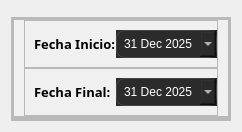
      <widget class="QWidget" name="Reporte_Asistencia">
       <layout class="QVBoxLayout" name="verticalLayout" stretch="3,10">
        <item>
         <widget class="QFrame" name="fr_encabezado">
          <property name="frameShape">
           <enum>QFrame::StyledPanel</enum>
          </property>
          <property name="frameShadow">
           <enum>QFrame::Raised</enum>
          </property>
          <widget class="QLabel" name="label">
           <property name="geometry">
            <rect>
             <x>420</x>
             <y>40</y>
             <width>381</width>
             <height>31</height>
            </rect>
           </property>
           <property name="font">
            <font>
             <family>Poppins</family>
             <pointsize>22</pointsize>
             <bold>true</bold>
            </font>
           </property>
           <property name="text">
            <string>REPORTE DE ASISTENCIA</string>
           </property>
          </widget>
          <widget class="QLabel" name="label_7">
           <property name="geometry">
            <rect>
             <x>30</x>
             <y>10</y>
             <width>161</width>
             <height>81</height>
            </rect>
           </property>
           <property name="text">
            <string/>
           </property>
           <property name="pixmap">
            <pixmap>../assets/logo-levapan.png</pixmap>
           </property>
           <property name="scaledContents">
            <bool>true</bool>
           </property>
          </widget>
         </widget>
        </item>
        <item>
         <widget class="QFrame" name="fr_parametros">
          <property name="styleSheet">
           <string notr="true">
background-color: rgb(240, 240, 240);
</string>
          </property>
          <property name="frameShape">
           <enum>QFrame::StyledPanel</enum>
          </property>
          <property name="frameShadow">
           <enum>QFrame::Raised</enum>
          </property>
          <layout class="QVBoxLayout" name="verticalLayout_2">
           <property name="spacing">
            <number>0</number>
           </property>
           <property name="leftMargin">
            <number>0</number>
           </property>
           <property name="topMargin">
            <number>0</number>
           </property>
           <property name="rightMargin">
            <number>0</number>
           </property>
           <property name="bottomMargin">
            <number>0</number>
           </property>
           <item>
            <widget class="QFrame" name="frame">
             <property name="frameShape">
              <enum>QFrame::StyledPanel</enum>
             </property>
             <property name="frameShadow">
              <enum>QFrame::Raised</enum>
             </property>
             <layout class="QHBoxLayout" name="horizontalLayout_2" stretch="1,2">
              <property name="spacing">
               <number>0</number>
              </property>
              <property name="leftMargin">
               <number>0</number>
              </property>
              <property name="topMargin">
               <number>0</number>
              </property>
              <property name="rightMargin">
               <number>0</number>
              </property>
              <property name="bottomMargin">
               <number>0</number>
              </property>
              <item>
               <widget class="QFrame" name="frame_4">
                <property name="frameShape">
                 <enum>QFrame::StyledPanel</enum>
                </property>
                <property name="frameShadow">
                 <enum>QFrame::Raised</enum>
                </property>
                <layout class="QVBoxLayout" name="verticalLayout_3">
                 <property name="spacing">
                  <number>0</number>
                 </property>
                 <property name="leftMargin">
                  <number>10</number>
                 </property>
                 <property name="topMargin">
                  <number>0</number>
                 </property>
                 <property name="rightMargin">
                  <number>10</number>
                 </property>
                 <property name="bottomMargin">
                  <number>0</number>
                 </property>
                 <item>
                  <widget class="QFrame" name="frame_9">
                   <property name="frameShape">
                    <enum>QFrame::StyledPanel</enum>
                   </property>
                   <property name="frameShadow">
                    <enum>QFrame::Raised</enum>
                   </property>
                   <layout class="QHBoxLayout" name="horizontalLayout_4">
                    <property name="spacing">
                     <number>0</number>
                    </property>
                    <property name="topMargin">
                     <number>9</number>
                    </property>
                    <property name="rightMargin">
                     <number>0</number>
                    </property>
                    <item>
                     <widget class="QLabel" name="label_3">
                      <property name="font">
                       <font>
                        <family>Poppins</family>
                        <pointsize>10</pointsize>
                        <bold>true</bold>
                       </font>
                      </property>
                      <property name="text">
                       <string>Fecha Inicio:</string>
                      </property>
                     </widget>
                    </item>
                    <item>
                     <widget class="QDateEdit" name="dt_comienzo">
                      <property name="autoFillBackground">
                       <bool>true</bool>
                      </property>
                      <property name="styleSheet">
                       <string notr="true">QDateEdit {
    background-color: #2b2b2b;
    color: white;
    border: 1px solid #444;
    border-radius: 8px;
    padding: 5px;
}


/* Mes y año */
QCalendarWidget QToolButton {
    color: black;
    background-color: white;
    font-size: 12px;
    font-weight: bold;
    border: none;
}


/* Días */
QCalendarWidget QSpinBox {
    color: black;
    background: white;
    selection-background-color: #2ecc71;
    selection-color: white;
}
/* Selección */
QCalendarWidget QAbstractItemView:enabled {
    color: black;
    background-color: white;
    selection-background-color: #2ecc71;
    selection-color: white;
}
</string>
                      </property>
                      <property name="correctionMode">
                       <enum>QAbstractSpinBox::CorrectToPreviousValue</enum>
                      </property>
                      <property name="calendarPopup">
                       <bool>true</bool>
                      </property>
                      <property name="timeSpec">
                       <enum>Qt::LocalTime</enum>
                      </property>
                      <property name="date">
                       <date>
                        <year>2025</year>
                        <month>12</month>
                        <day>31</day>
                       </date>
                      </property>
                     </widget>
                    </item>
                   </layout>
                  </widget>
                 </item>
                 <item>
                  <widget class="QFrame" name="frame_8">
                   <property name="frameShape">
                    <enum>QFrame::StyledPanel</enum>
                   </property>
                   <property name="frameShadow">
                    <enum>QFrame::Raised</enum>
                   </property>
                   <layout class="QHBoxLayout" name="horizontalLayout_5">
                    <property name="spacing">
                     <number>0</number>
                    </property>
                    <property name="rightMargin">
                     <number>0</number>
                    </property>
                    <item>
                     <widget class="QLabel" name="label_2">
                      <property name="font">
                       <font>
                        <family>Poppins</family>
                        <pointsize>10</pointsize>
                        <bold>true</bold>
                       </font>
                      </property>
                      <property name="text">
                       <string>Fecha Final:</string>
                      </property>
                     </widget>
                    </item>
                    <item>
                     <widget class="QDateEdit" name="dt_final">
                      <property name="autoFillBackground">
                       <bool>true</bool>
                      </property>
                      <property name="styleSheet">
                       <string notr="true">QDateEdit {
    background-color: #2b2b2b;
    color: white;
    border: 1px solid #444;
    border-radius: 8px;
    padding: 5px;
}


/* Mes y año */
QCalendarWidget QToolButton {
    color: black;
    background-color: white;
    font-size: 12px;
    font-weight: bold;
    border: none;
}


/* Días */
QCalendarWidget QSpinBox {
    color: black;
    background: white;
    selection-background-color: #2ecc71;
    selection-color: white;
}
/* Selección */
QCalendarWidget QAbstractItemView:enabled {
    color: black;
    background-color: white;
    selection-background-color: #2ecc71;
    selection-color: white;
}
</string>
                      </property>
                      <property name="correctionMode">
                       <enum>QAbstractSpinBox::CorrectToPreviousValue</enum>
                      </property>
                      <property name="calendarPopup">
                       <bool>true</bool>
                      </property>
                      <property name="timeSpec">
                       <enum>Qt::LocalTime</enum>
                      </property>
                      <property name="date">
                       <date>
                        <year>2025</year>
                        <month>12</month>
                        <day>31</day>
                       </date>
                      </property>
                     </widget>
                    </item>
                   </layout>
                  </widget>
                 </item>
                </layout>
               </widget>
              </item>
              <item>
               <widget class="QFrame" name="frame_5">
                <property name="frameShape">
                 <enum>QFrame::StyledPanel</enum>
                </property>
                <property name="frameShadow">
                 <enum>QFrame::Raised</enum>
                </property>
                <widget class="QLabel" name="label_4">
                 <property name="geometry">
                  <rect>
                   <x>30</x>
                   <y>10</y>
                   <width>161</width>
                   <height>31</height>
                  </rect>
                 </property>
                 <property name="font">
                  <font>
                   <family>Poppins</family>
                   <pointsize>12</pointsize>
                   <bold>true</bold>
                  </font>
                 </property>
                 <property name="text">
                  <string>Ubicación Archivo:</string>
                 </property>
                </widget>
                <widget class="QLineEdit" name="buscar_archivo">
                 <property name="enabled">
                  <bool>false</bool>
                 </property>
                 <property name="geometry">
                  <rect>
                   <x>70</x>
                   <y>50</y>
                   <width>351</width>
                   <height>31</height>
                  </rect>
                 </property>
                 <property name="styleSheet">
                  <string notr="true">QLineEdit{
border: None;
background-color:white;
border-bottom: 2px solid blue;
}</string>
                 </property>
                </widget>
                <widget class="QPushButton" name="btn_buscar">
                 <property name="geometry">
                  <rect>
                   <x>450</x>
                   <y>40</y>
                   <width>51</width>
                   <height>41</height>
                  </rect>
                 </property>
                 <property name="styleSheet">
                  <string notr="true">QPushButton {
    color: white;
    border: none;
    background-color: transparent;
    border-radius: 5px;
}

QPushButton:hover {
    background-color: rgba(255, 255, 255, 255);
}

QPushButton:pressed {
    background-color: rgba(255, 255, 255, 255);
}</string>
                 </property>
                 <property name="text">
                  <string/>
                 </property>
                 <property name="icon">
                  <iconset>
                   <normaloff>../assets/carpeta.png</normaloff>../assets/carpeta.png</iconset>
                 </property>
                 <property name="iconSize">
                  <size>
                   <width>24</width>
                   <height>24</height>
                  </size>
                 </property>
                </widget>
               </widget>
              </item>
             </layout>
            </widget>
           </item>
           <item>
            <widget class="QFrame" name="frame_2">
             <property name="frameShape">
              <enum>QFrame::StyledPanel</enum>
             </property>
             <property name="frameShadow">
              <enum>QFrame::Raised</enum>
             </property>
             <layout class="QHBoxLayout" name="horizontalLayout_3" stretch="2,1">
              <property name="spacing">
               <number>0</number>
              </property>
              <property name="leftMargin">
               <number>0</number>
              </property>
              <property name="topMargin">
               <number>0</number>
              </property>
              <property name="rightMargin">
               <number>0</number>
              </property>
              <property name="bottomMargin">
               <number>0</number>
              </property>
              <item>
               <widget class="QFrame" name="frame_6">
                <property name="frameShape">
                 <enum>QFrame::StyledPanel</enum>
                </property>
                <property name="frameShadow">
                 <enum>QFrame::Raised</enum>
                </property>
                <widget class="QLabel" name="label_5">
                 <property name="geometry">
                  <rect>
                   <x>40</x>
                   <y>20</y>
                   <width>141</width>
                   <height>31</height>
                  </rect>
                 </property>
                 <property name="font">
                  <font>
                   <family>Poppins</family>
                   <pointsize>12</pointsize>
                   <bold>true</bold>
                  </font>
                 </property>
                 <property name="text">
                  <string>Guardar Archivo:</string>
                 </property>
                </widget>
                <widget class="QLineEdit" name="guardar_archivo">
                 <property name="enabled">
                  <bool>false</bool>
                 </property>
                 <property name="geometry">
                  <rect>
                   <x>90</x>
                   <y>60</y>
                   <width>351</width>
                   <height>31</height>
                  </rect>
                 </property>
                 <property name="styleSheet">
                  <string notr="true">QLineEdit{
border: None;
background-color:white;
border-bottom: 2px solid blue;
}</string>
                 </property>
                </widget>
                <widget class="QPushButton" name="btn_guardar">
                 <property name="geometry">
                  <rect>
                   <x>470</x>
                   <y>50</y>
                   <width>51</width>
                   <height>41</height>
                  </rect>
                 </property>
                 <property name="styleSheet">
                  <string notr="true">QPushButton {
    color: white;
    border: none;
    background-color: transparent;
    border-radius: 5px;
}

QPushButton:hover {
    background-color: rgba(255, 255, 255, 255);
}

QPushButton:pressed {
    background-color: rgba(255, 255, 255, 255);
}</string>
                 </property>
                 <property name="text">
                  <string/>
                 </property>
                 <property name="icon">
                  <iconset>
                   <normaloff>../assets/carpeta.png</normaloff>../assets/carpeta.png</iconset>
                 </property>
                 <property name="iconSize">
                  <size>
                   <width>24</width>
                   <height>24</height>
                  </size>
                 </property>
                </widget>
               </widget>
              </item>
              <item>
               <widget class="QFrame" name="frame_7">
                <property name="frameShape">
                 <enum>QFrame::StyledPanel</enum>
                </property>
                <property name="frameShadow">
                 <enum>QFrame::Raised</enum>
                </property>
                <widget class="QLabel" name="label_6">
                 <property name="geometry">
                  <rect>
                   <x>40</x>
                   <y>20</y>
                   <width>71</width>
                   <height>31</height>
                  </rect>
                 </property>
                 <property name="font">
                  <font>
                   <family>Poppins</family>
                   <pointsize>12</pointsize>
                   <bold>true</bold>
                  </font>
                 </property>
                 <property name="text">
                  <string>Nombre:</string>
                 </property>
                </widget>
                <widget class="QLineEdit" name="nombre_archivo">
                 <property name="enabled">
                  <bool>true</bool>
                 </property>
                 <property name="geometry">
                  <rect>
                   <x>60</x>
                   <y>60</y>
                   <width>181</width>
                   <height>31</height>
                  </rect>
                 </property>
                 <property name="styleSheet">
                  <string notr="true">QLineEdit{
border: None;
background-color:white;
border-bottom: 2px solid blue;
}</string>
                 </property>
                </widget>
               </widget>
              </item>
             </layout>
            </widget>
           </item>
           <item>
            <widget class="QFrame" name="frame_3">
             <property name="frameShape">
              <enum>QFrame::StyledPanel</enum>
             </property>
             <property name="frameShadow">
              <enum>QFrame::Raised</enum>
             </property>
             <widget class="QPushButton" name="btn_crear">
              <property name="geometry">
               <rect>
                <x>230</x>
                <y>30</y>
                <width>131</width>
                <height>51</height>
               </rect>
              </property>
              <property name="styleSheet">
               <string notr="true">QPushButton {
    background-color: #2ecc71;
    color: white;
    border: none;
    border-radius: 10px;
    padding: 10px;
    font-weight: 600;
}

QPushButtonr:hover {
    background-color: #28b463;
}

QPushButton:pressed {
    background-color: #239b56;
}</string>
              </property>
              <property name="text">
               <string>CREAR</string>
              </property>
             </widget>
             <widget class="QPushButton" name="btn_limpiar">
              <property name="geometry">
               <rect>
                <x>450</x>
                <y>30</y>
                <width>141</width>
                <height>51</height>
               </rect>
              </property>
              <property name="styleSheet">
               <string notr="true">QPushButton {
    background-color: #e67e22;
    color: white;
    border: none;
    border-radius: 10px;
    padding: 10px;
    font-weight: 600;
}

QPushButton:hover {
    background-color: #ca6f1e;
}

QPushButton:pressed {
    background-color: #af601a;
}</string>
              </property>
              <property name="text">
               <string>LIMPIAR</string>
              </property>
             </widget>
            </widget>
           </item>
          </layout>
         </widget>
        </item>
       </layout>
      </widget>
